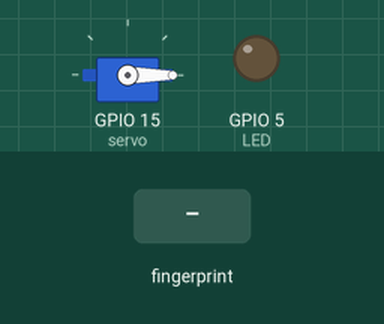
Simulated run of this sketch. Board: ESP8266 (NodeMCU). On the bench: servo, output pins drawn as LEDs (lit = HIGH). The inputs (shaded band) are chosen by the test bench. WiFi joins after 1.5 s; servers stay silent unless stated; network time is answered at once with the bench clock; the local clock reads 2024-03-15 10:24:30 at power-on unless the sketch sets it; the Firebase database answers and starts empty; what the sketch prints to the serial monitor is not drawn.

Above: at 3.7 s.
3.8 s: finger stored as number 1 placed on the sensor
At 5.2 s:
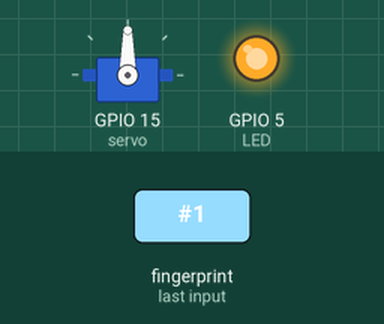
At 9.48 s:
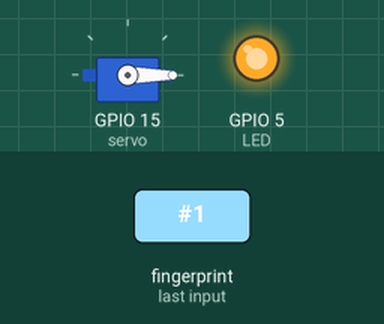
Timing chart, 0 to 11.2 s (numbered marks = the images above; inputs shaded):
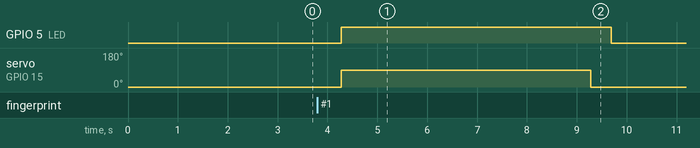

The sketch:

main_door__copy_.ino
```cpp
#include <time.h> // Thư viện time.h để lấy thời gian thực tế
#include <Adafruit_Fingerprint.h>
#include <WiFi.h>
#include <NTPClient.h>
#include <WiFiUdp.h>
#include <FirebaseESP32.h>
#include <Servo.h>
WiFiUDP ntpUDP;
NTPClient timeClient(ntpUDP, "asia.pool.ntp.org", 7 * 60 * 60); // Điều chỉnh để sử dụng múi giờ của Việt Nam (UTC+7)
Servo servo;
#define MODEM_RX 16
#define MODEM_TX 17
#define LED 5

#define mySerial Serial2 // Dùng cho ESP32
#define FIREBASE_HOST "p-care-e73a4-default-rtdb.firebaseio.com"
#define FIREBASE_AUTH "2i7E1m5dyVcBg5z0JIZPgxSERFC3JC8h1TIVvc8N"
#define WIFI_SSID "AE Chung Trọ"
#define WIFI_PASSWORD "baolauthicho"

FirebaseData fbdo;
Adafruit_Fingerprint finger = Adafruit_Fingerprint(&mySerial);

void setup()
{
  servo.attach(15);
  servo.write(0);
  pinMode(LED, OUTPUT);
  Serial.begin(9600);
  WiFi.begin(WIFI_SSID, WIFI_PASSWORD);
  while (WiFi.status() != WL_CONNECTED)
  {
    Serial.print(".");
    delay(500);
  }
  Firebase.begin(FIREBASE_HOST, FIREBASE_AUTH);
  Serial.println("Connected to WiFi");

  configTime(7 * 3600, 0, "asia.pool.ntp.org"); // Cấu hình múi giờ của Việt Nam (UTC+7)

  Serial.println("\n\nAdafruit finger detect test");

  // set the data rate for the sensor serial port
  finger.begin(57600);

  if (finger.verifyPassword())
  {
    Serial.println("Found fingerprint sensor!");
  }
  else
  {
    Serial.println("Did not find fingerprint sensor :(");
    while (1)
    {
      delay(1);
    }
  }

  finger.getTemplateCount();
  Serial.print("Sensor contains ");
  Serial.print(finger.templateCount);
  Serial.println(" templates");
  Serial.println("Waiting for valid finger...");
}

void loop()
{
  getFingerprintIDez();
  delay(50);
}

uint8_t getFingerprintIDez()
{
  timeClient.update();
  String Time = timeClient.getFormattedTime();

  uint8_t p = finger.getImage(); // Dòng này lấy dữ liệu hình ảnh từ cảm biến vân tay.

  switch (p)
  {
  case FINGERPRINT_OK:
    Serial.println("Image taken");
    break;
  case FINGERPRINT_NOFINGER:
    Serial.println("No finger detected");
    Serial.println("đèn tắt");

    digitalWrite(LED, LOW);

    return p;
  case FINGERPRINT_PACKETRECIEVEERR:
    Serial.println("Communication error");
    return p;
  case FINGERPRINT_IMAGEFAIL:
    Serial.println("Imaging error");
    return p;
  default:
    Serial.println("Unknown error");
    return p;
  }

  // OK success!
  p = finger.image2Tz(); // Dòng này chuyển đổi dữ liệu hình ảnh thành mẫu vân tay để so sánh.
  switch (p)
  {
  case FINGERPRINT_OK:
    Serial.println("Image converted");
    break;
  case FINGERPRINT_IMAGEMESS:
    Serial.println("Image too messy");
    return p;
  case FINGERPRINT_PACKETRECIEVEERR:
    Serial.println("Communication error");
    return p;
  case FINGERPRINT_FEATUREFAIL:
    Serial.println("Could not find fingerprint features");
    return p;
  case FINGERPRINT_INVALIDIMAGE:
    Serial.println("Could not find fingerprint features");
    return p;
  default:
    Serial.println("Unknown error");
    return p;
  }

  // OK converted!
  p = finger.fingerFastSearch(); // Dòng này tìm kiếm nhanh vân tay trong cơ sở dữ liệu đã được tạo trước đó và xác định xem có sự khớp hay không.
  if (p == FINGERPRINT_OK)
  {
    Serial.println("Found a print match!");
  }
  else if (p == FINGERPRINT_PACKETRECIEVEERR)
  {
    Serial.println("Communication error");
    return p;
  }
  else if (p == FINGERPRINT_NOTFOUND)
  {
    Serial.println("Did not find a match");
    return p;
  }
  else
  {
    Serial.println("Unknown error");
    return p;
  }

  // found a match!
  Serial.print("Found ID #");
  Serial.print(finger.fingerID);
  Serial.print(" with confidence of ");
  Serial.println(finger.confidence);

  // Lấy thời gian thực tế
  struct tm timeinfo;
  if (!getLocalTime(&timeinfo))
  {
    Serial.println("Failed to obtain time");
    return 0;
  }

  // Format ngày tháng năm thành chuỗi YYYY-MM-DD
  char Day[20];
  strftime(Day, sizeof(Day), "%Y-%m-%d", &timeinfo);

  // Cập nhật giá trị lên Firebase
  if (Firebase.get(fbdo, "/BYT/11A1/students/student" + String(finger.fingerID)))
  {
    digitalWrite(LED, HIGH);
    servo.write(90);
    Serial.println("đèn sáng");
    delay(5000);
    servo.write(0);
    if (!Firebase.setStringAsync(fbdo, "/BYT/11A1/students/student" + String(finger.fingerID) + "/Time", Time) || !Firebase.setStringAsync(fbdo, "/BYT/11A1/students/student" + String(finger.fingerID) + "/Day", Day))
    {
      Serial.println(fbdo.errorReason());
    }
  }
  else if (Firebase.get(fbdo, "/BYT/11A2/students/student" + String(finger.fingerID)))
  {
    digitalWrite(LED, HIGH);
    servo.write(90);
    Serial.println("đèn sáng");
    delay(5000);
    servo.write(0);
    if (!Firebase.setStringAsync(fbdo, "/BYT/11A2/students/student" + String(finger.fingerID) + "/Time", Time) || !Firebase.setStringAsync(fbdo, "/BYT/11A2/students/student" + String(finger.fingerID) + "/Day", Day))
    {
      Serial.println(fbdo.errorReason());
    }
  }
  else
  {
    Serial.println("Không có học sinh này ");
    digitalWrite(LED, HIGH);
  }

  return finger.fingerID;
}
```

network.c
```cpp

```

Measured:
- after the input at 3.8 s, GPIO 5 (LED): LOW → HIGH after 0.48 s, → LOW 5.4 s later; servo on GPIO 15 (servo): 0° → 90° after 0.48 s, → 0° 5.0 s later
